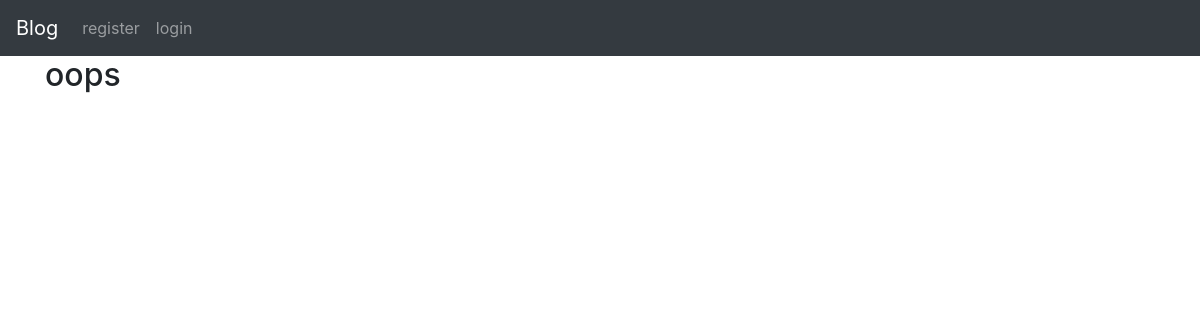
The app's page /category/1/, older data.
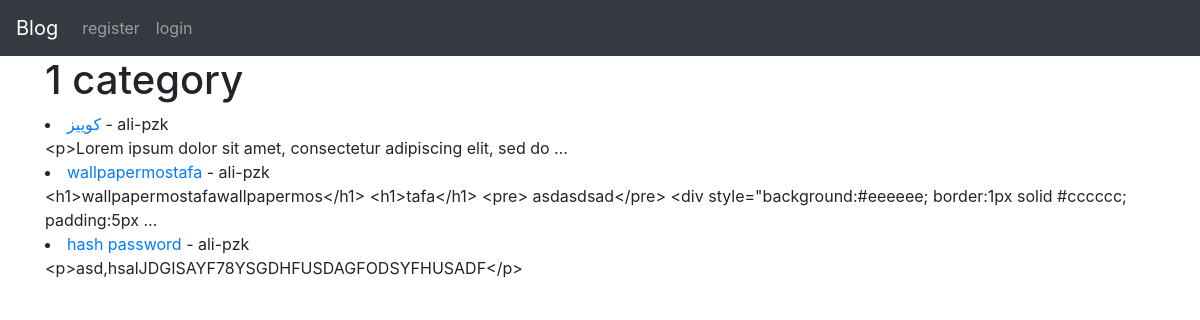
The same page, newer data.
### MyBlog/models.py (models this page shows, shortened)
class Post(models.Model):
    title = models.CharField(max_length=260)
    title_tag = models.CharField(max_length=250)
    image = models.ImageField(null=True, blank=True, upload_to=upload_image_path)
    author = models.ForeignKey(User, on_delete=models.CASCADE)
    body = RichTextField(blank=True, null=True)
    post_date = models.DateField(auto_now_add=True)
    category = models.CharField(max_length=260, default=None)
    snippet = models.CharField(max_length=260, default='for Snippet')
    likes = models.ManyToManyField(User, related_name='blog_post')

### MyBlog/views.py (the view)
# urls.py: path('category/<str:name>/', CategoryView, name="category"),
def CategoryView(request, name):
    category_posts = Post.objects.filter(category=name.replace('-', ' '))
    return render(request, 'category.html', {'name': name.replace('-', ' '), 'category_posts': category_posts})

### templates/category.html (shortened to what this page needs)
{% extends 'base.html' %}
{% load static %}
{% block content %}
    {% if category_posts %}
        <h1>{{ name }} category</h1>
        {% for post in category_posts %}
            <li><a href="{% url 'article-view' post.pk %}">{{ post.title }}</a>
                - {{ post.author.first_name }}-{{ post.author.last_name }}
            </li>
            {{ post.body | truncatewords:10 }}
        {% endfor %}
    {% else %}
        <h2>oops</h2>
    {% endif %}
{% endblock %}

Row changes from the older to the newer data that the page shows:
now on this page (row edited): Post: title "کوییز", author.first_name "ali", author.last_name "pzk", body "<p>Lorem ipsum dolor sit amet, consectetur adipiscing elit, sed do …"
now on this page (row edited): Post: title "wallpapermostafa", author.first_name "ali", author.last_name "pzk", body "<h1>wallpapermostafawallpapermos</h1> <h1>tafa</h1> <pre> asdasdsad</pre> <div style=\"background:#eeeeee; border:1px solid #cccccc; padding:5px …"
now on this page (row edited): Post: title "hash password", author.first_name "ali", author.last_name "pzk", body "<p>asd,hsalJDGISAYF78YSGDHFUSDAGFODSYFHUSADF</p>"
Text that changed along with them:
{{ name }}: (not shown) → "1"
text no longer shown: "oops"
text now shown: "category"
